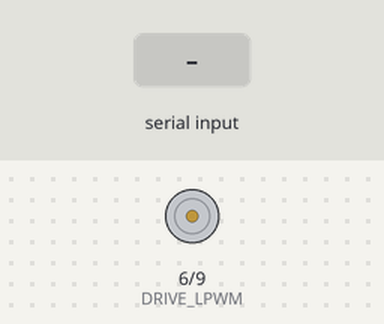
Simulated run of this sketch. Board: Arduino Uno, built with avr-gcc and run on an emulated ATmega328P. Shown: motor-driver pin pairs drawn as motors (green arrow = first pin HIGH = forward, orange = second pin HIGH = backward, longer = more drive, scaled by the enable pin). The test bench sets the inputs (shaded band).

Above: at 1.2 s.
1.3 s: "0" received over Serial
2.8 s: "1" received over Serial
At 3.2 s:
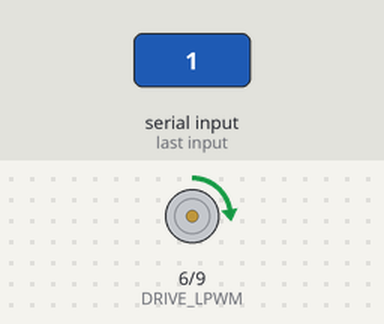
4.3 s: "2" received over Serial
At 5.6 s:
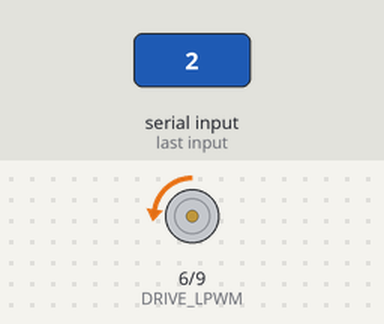
Timing chart, 0 to 7.3 s (numbered marks = the images above; inputs shaded):
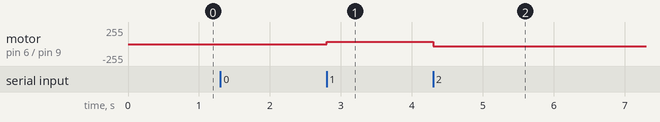

The sketch:

drive_test.ino
```cpp
//pin defines
//lift driver
#define LIFT_LPWM 3
#define LIFT_RPWM 5
#define LIFT_EN 4

//steering driver
#define STEER_LPWM 10
#define STEER_RPWM 11
#define STEER_EN 8
#define STEER_IS_L 2  //analog
#define STEER_IS_R 3  //analog

//drive driver
#define DRIVE_LPWM 6
#define DRIVE_RPWM 9
#define DRIVE_EN 7
#define DRIVE_IS_L 0  //analog
#define DRIVE_IS_R 1  //analog

int incomingByte = 0; // for incoming serial data

void setup() {
  // put your setup code here, to run once:
  Serial.begin(9600); // opens serial port, sets data rate to 9600 bps
  pinMode(DRIVE_EN, OUTPUT);
  pinMode(DRIVE_LPWM, OUTPUT);
  pinMode(DRIVE_RPWM, OUTPUT);
}

void loop() {
  // put your main code here, to run repeatedly:
  if (Serial.available() > 0) {
    // read the incoming byte:
    incomingByte = Serial.read();

    if(incomingByte == 48){
      digitalWrite(DRIVE_EN, HIGH);
      digitalWrite(DRIVE_LPWM, LOW);
      digitalWrite(DRIVE_RPWM, LOW);
    }
    if(incomingByte == 49){
      analogWrite(DRIVE_LPWM, 32);
      digitalWrite(DRIVE_RPWM, LOW);
    }
    if(incomingByte == 50){
      digitalWrite(DRIVE_LPWM, LOW);
      analogWrite(DRIVE_RPWM, 32);
    }
  }
}
```

Measured:
- after the input at 2.8 s, motor on pin 6 (DRIVE_LPWM) / pin 9 (DRIVE_RPWM): stopped → forward 32/255 at once
- after the input at 4.3 s, motor on pin 6 (DRIVE_LPWM) / pin 9 (DRIVE_RPWM): forward 32/255 → backward 32/255 at once
